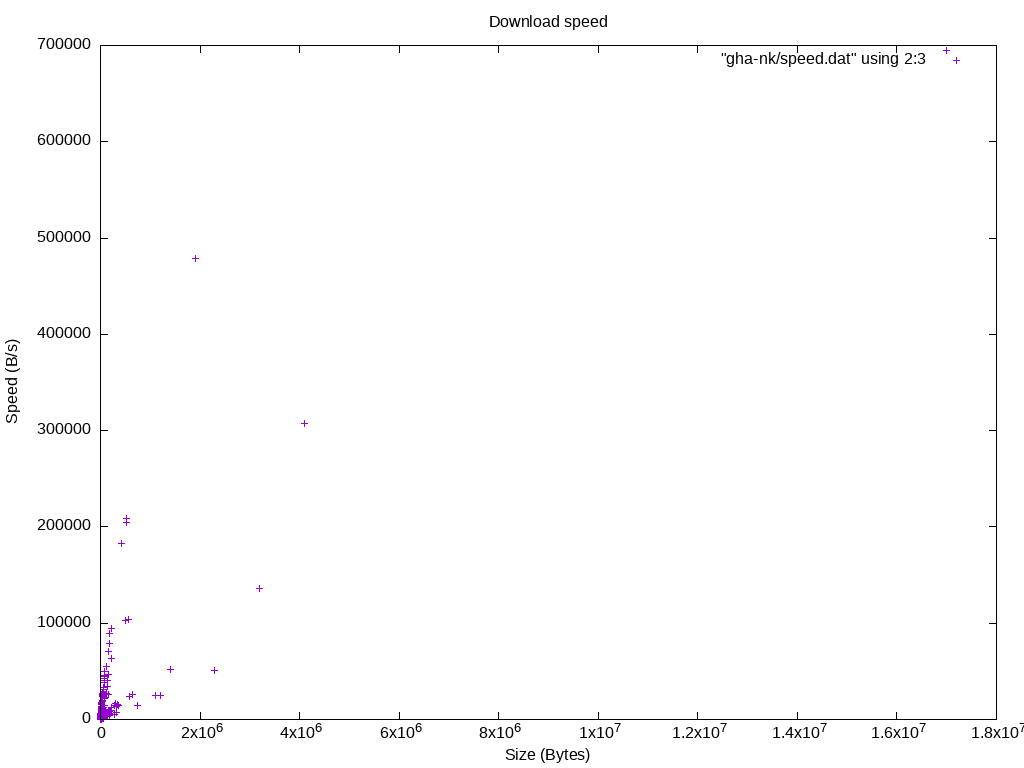

Write the gnuplot code that produced this figure.
set term png size 1024,768
set output "speed-vs-size.png"

set title "Download speed"
set xlabel "Size (Bytes)"
set ylabel "Speed (B/s)"

plot "gha-nk/speed.dat" using 2:3
